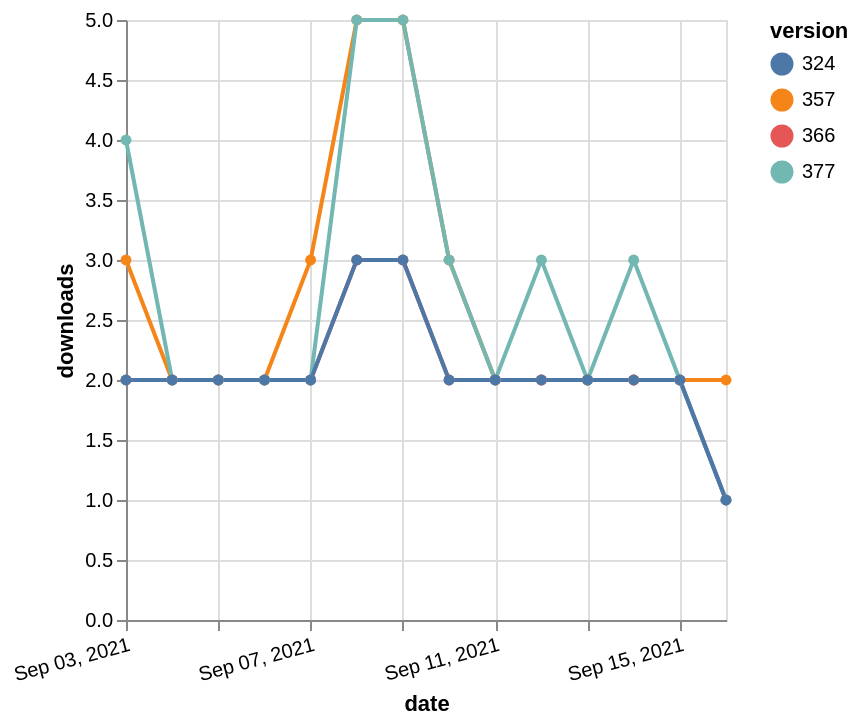

Vega-Lite specification for this chart:
### Vega-Lite specification from a JSON file in a GitHub repository (floating-point values rounded to 4 significant figures)
{"$schema": "https://vega.github.io/schema/vega-lite/v5.json", "description": "A simple bar chart with embedded data.", "data": {"values": [{"date": "2021-09-03", "total": 2319, "delta": 2, "version": "366"}, {"date": "2021-09-04", "total": 2321, "delta": 2, "version": "366"}, {"date": "2021-09-05", "total": 2323, "delta": 2, "version": "366"}, {"date": "2021-09-06", "total": 2325, "delta": 2, "version": "366"}, {"date": "2021-09-07", "total": 2327, "delta": 2, "version": "366"}, {"date": "2021-09-08", "total": 2330, "delta": 3, "version": "366"}, {"date": "2021-09-09", "total": 2333, "delta": 3, "version": "366"}, {"date": "2021-09-10", "total": 2335, "delta": 2, "version": "366"}, {"date": "2021-09-11", "total": 2337, "delta": 2, "version": "366"}, {"date": "2021-09-12", "total": 2339, "delta": 2, "version": "366"}, {"date": "2021-09-13", "total": 2341, "delta": 2, "version": "366"}, {"date": "2021-09-14", "total": 2343, "delta": 2, "version": "366"}, {"date": "2021-09-15", "total": 2345, "delta": 2, "version": "366"}, {"date": "2021-09-16", "total": 2346, "delta": 1, "version": "366"}, {"date": "2021-09-03", "total": 2908, "delta": 3, "version": "357"}, {"date": "2021-09-04", "total": 2910, "delta": 2, "version": "357"}, {"date": "2021-09-05", "total": 2912, "delta": 2, "version": "357"}, {"date": "2021-09-06", "total": 2914, "delta": 2, "version": "357"}, {"date": "2021-09-07", "total": 2917, "delta": 3, "version": "357"}, {"date": "2021-09-08", "total": 2922, "delta": 5, "version": "357"}, {"date": "2021-09-09", "total": 2927, "delta": 5, "version": "357"}, {"date": "2021-09-10", "total": 2930, "delta": 3, "version": "357"}, {"date": "2021-09-11", "total": 2932, "delta": 2, "version": "357"}, {"date": "2021-09-12", "total": 2934, "delta": 2, "version": "357"}, {"date": "2021-09-13", "total": 2936, "delta": 2, "version": "357"}, {"date": "2021-09-14", "total": 2938, "delta": 2, "version": "357"}, {"date": "2021-09-15", "total": 2940, "delta": 2, "version": "357"}, {"date": "2021-09-16", "total": 2942, "delta": 2, "version": "357"}, {"date": "2021-09-03", "total": 2157, "delta": 4, "version": "377"}, {"date": "2021-09-04", "total": 2159, "delta": 2, "version": "377"}, {"date": "2021-09-05", "total": 2161, "delta": 2, "version": "377"}, {"date": "2021-09-06", "total": 2163, "delta": 2, "version": "377"}, {"date": "2021-09-07", "total": 2165, "delta": 2, "version": "377"}, {"date": "2021-09-08", "total": 2170, "delta": 5, "version": "377"}, {"date": "2021-09-09", "total": 2175, "delta": 5, "version": "377"}, {"date": "2021-09-10", "total": 2178, "delta": 3, "version": "377"}, {"date": "2021-09-11", "total": 2180, "delta": 2, "version": "377"}, {"date": "2021-09-12", "total": 2183, "delta": 3, "version": "377"}, {"date": "2021-09-13", "total": 2185, "delta": 2, "version": "377"}, {"date": "2021-09-14", "total": 2188, "delta": 3, "version": "377"}, {"date": "2021-09-15", "total": 2190, "delta": 2, "version": "377"}, {"date": "2021-09-16", "total": 2191, "delta": 1, "version": "377"}, {"date": "2021-09-03", "total": 2596, "delta": 2, "version": "324"}, {"date": "2021-09-04", "total": 2598, "delta": 2, "version": "324"}, {"date": "2021-09-05", "total": 2600, "delta": 2, "version": "324"}, {"date": "2021-09-06", "total": 2602, "delta": 2, "version": "324"}, {"date": "2021-09-07", "total": 2604, "delta": 2, "version": "324"}, {"date": "2021-09-08", "total": 2607, "delta": 3, "version": "324"}, {"date": "2021-09-09", "total": 2610, "delta": 3, "version": "324"}, {"date": "2021-09-10", "total": 2612, "delta": 2, "version": "324"}, {"date": "2021-09-11", "total": 2614, "delta": 2, "version": "324"}, {"date": "2021-09-12", "total": 2616, "delta": 2, "version": "324"}, {"date": "2021-09-13", "total": 2618, "delta": 2, "version": "324"}, {"date": "2021-09-14", "total": 2620, "delta": 2, "version": "324"}, {"date": "2021-09-15", "total": 2622, "delta": 2, "version": "324"}, {"date": "2021-09-16", "total": 2623, "delta": 1, "version": "324"}]}, "width": "container", "mark": {"type": "line", "point": {"filled": true}}, "encoding": {"x": {"field": "date", "type": "temporal", "timeUnit": "yearmonthdate", "title": "date", "axis": {"labelAngle": -15}}, "y": {"field": "delta", "type": "quantitative", "title": "downloads"}, "color": {"field": "version", "type": "nominal"}, "tooltip": {"field": "delta"}}}
